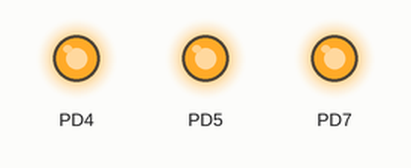
Recording of a program running on a simulated ATmega32, built with avr-gcc and emulated at 8 MHz. Shown: output pins drawn as LEDs (lit = HIGH). At 0.0 s the program stops and its outputs stay as they are.

Above: at 0.1 s.
Timing chart, 0 to 1.5 s (numbered marks = the images above):
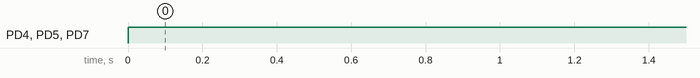

Measured:
- by itself, PD4, PD5, PD7: LOW → HIGH at 0.00 s

The program:

main.c
```c
/*
 * pwm pin.c
 *
 * Created: 5/29/2021 3:39:09 PM
 * Author : lakshan rathnayake
 */

#include "pwm/AnalogWrite_setColor.h"

int main(void)
{
    /* Replace with your application code */


	pwm_init();


    while (1)
    {
		setColor(255,255,255);

		//for (b = 0; b<255; b++)
		//{
			//OCR2 =  b ;
			//_delay_ms(10);
		//}
		//b=0;
	}
	}
```

AnalogWrite_setColor.h
```c
/*
 * AnalogWrite_setColor.h
 *
 * Created: 5/31/2021 2:19:02 PM
 *  Author: lakshan rathnayake
 */


#ifndef ANALOGWRITE_SETCOLOR_H_
#define ANALOGWRITE_SETCOLOR_H_

#define	F_CPU 8000000UL
#include <avr/io.h>
#include <util/delay.h>

void pwm_init()
{
	DDRD   |= (1<<PORTD7)|(1<<PORTD5)|(1<<PORTD4);
	TCCR2  |= (1<<WGM21) |(1<<WGM20) | (1<<COM21)  | (1<<CS20);
	TCCR1A = (1<<WGM10) | (1<<COM1A1)|(1<<COM1B1)   ;
	TCCR1B = (1<<WGM12)  | (1<<CS10);
}
void setColor(int redValue, int greenValue, int blueValue)

{
	OCR2 =  redValue ; //pin portD7
	OCR1A = greenValue ;  //pin portD5
	OCR1B = blueValue ; //pin portD4
}


#endif /* ANALOGWRITE_SETCOLOR_H_ */
```
